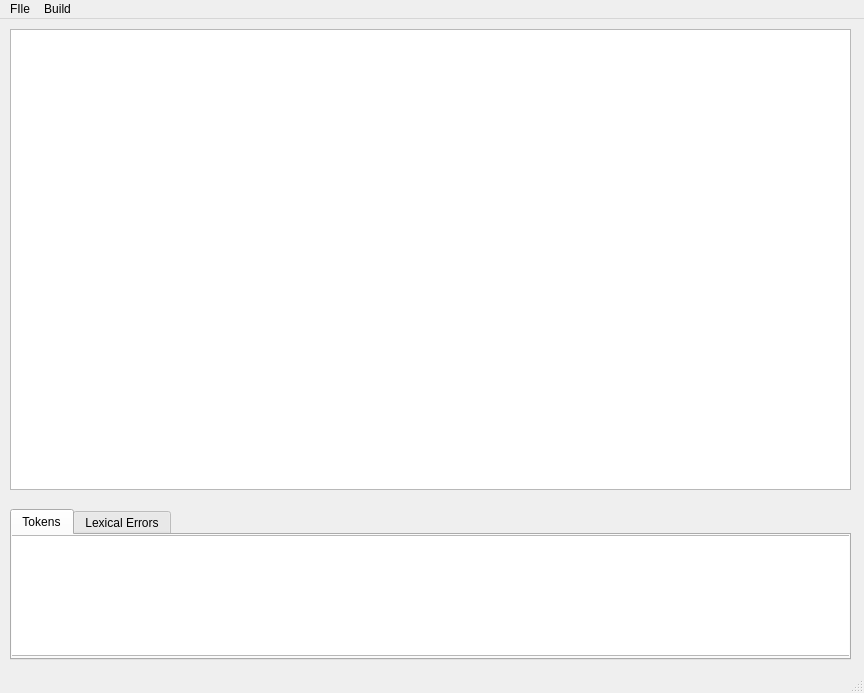
<?xml version="1.0" encoding="UTF-8"?>
<ui version="4.0">
 <class>MainWindow</class>
 <widget class="QMainWindow" name="MainWindow">
  <property name="geometry">
   <rect>
    <x>0</x>
    <y>0</y>
    <width>864</width>
    <height>693</height>
   </rect>
  </property>
  <property name="windowTitle">
   <string>Pcc</string>
  </property>
  <widget class="QWidget" name="centralwidget">
   <widget class="QTextEdit" name="codeTextEdit">
    <property name="geometry">
     <rect>
      <x>10</x>
      <y>10</y>
      <width>841</width>
      <height>461</height>
     </rect>
    </property>
   </widget>
   <widget class="QTabWidget" name="resultTabWidget">
    <property name="geometry">
     <rect>
      <x>10</x>
      <y>490</y>
      <width>841</width>
      <height>151</height>
     </rect>
    </property>
    <property name="currentIndex">
     <number>0</number>
    </property>
    <widget class="QWidget" name="tokenTab">
     <attribute name="title">
      <string>Tokens</string>
     </attribute>
     <widget class="QListWidget" name="tokenListWidget">
      <property name="geometry">
       <rect>
        <x>-1</x>
        <y>0</y>
        <width>841</width>
        <height>121</height>
       </rect>
      </property>
     </widget>
    </widget>
    <widget class="QWidget" name="lexerrTab">
     <attribute name="title">
      <string>Lexical Errors</string>
     </attribute>
     <widget class="QListWidget" name="lexerrListWidget">
      <property name="geometry">
       <rect>
        <x>0</x>
        <y>0</y>
        <width>841</width>
        <height>121</height>
       </rect>
      </property>
     </widget>
    </widget>
   </widget>
  </widget>
  <widget class="QMenuBar" name="menubar">
   <property name="geometry">
    <rect>
     <x>0</x>
     <y>0</y>
     <width>864</width>
     <height>19</height>
    </rect>
   </property>
   <widget class="QMenu" name="menuFIle">
    <property name="title">
     <string>FIle</string>
    </property>
    <addaction name="actionOpen"/>
    <addaction name="separator"/>
    <addaction name="actionExit_2"/>
   </widget>
   <widget class="QMenu" name="menuBuild">
    <property name="title">
     <string>Build</string>
    </property>
    <addaction name="actionCompile"/>
   </widget>
   <addaction name="menuFIle"/>
   <addaction name="menuBuild"/>
  </widget>
  <widget class="QStatusBar" name="statusbar"/>
  <action name="actionOpen">
   <property name="text">
    <string>Open</string>
   </property>
  </action>
  <action name="actionExit">
   <property name="text">
    <string>Exit</string>
   </property>
  </action>
  <action name="actionExit_2">
   <property name="text">
    <string>Exit</string>
   </property>
  </action>
  <action name="actionCompile">
   <property name="text">
    <string>Compile</string>
   </property>
  </action>
 </widget>
 <resources/>
 <connections/>
</ui>
